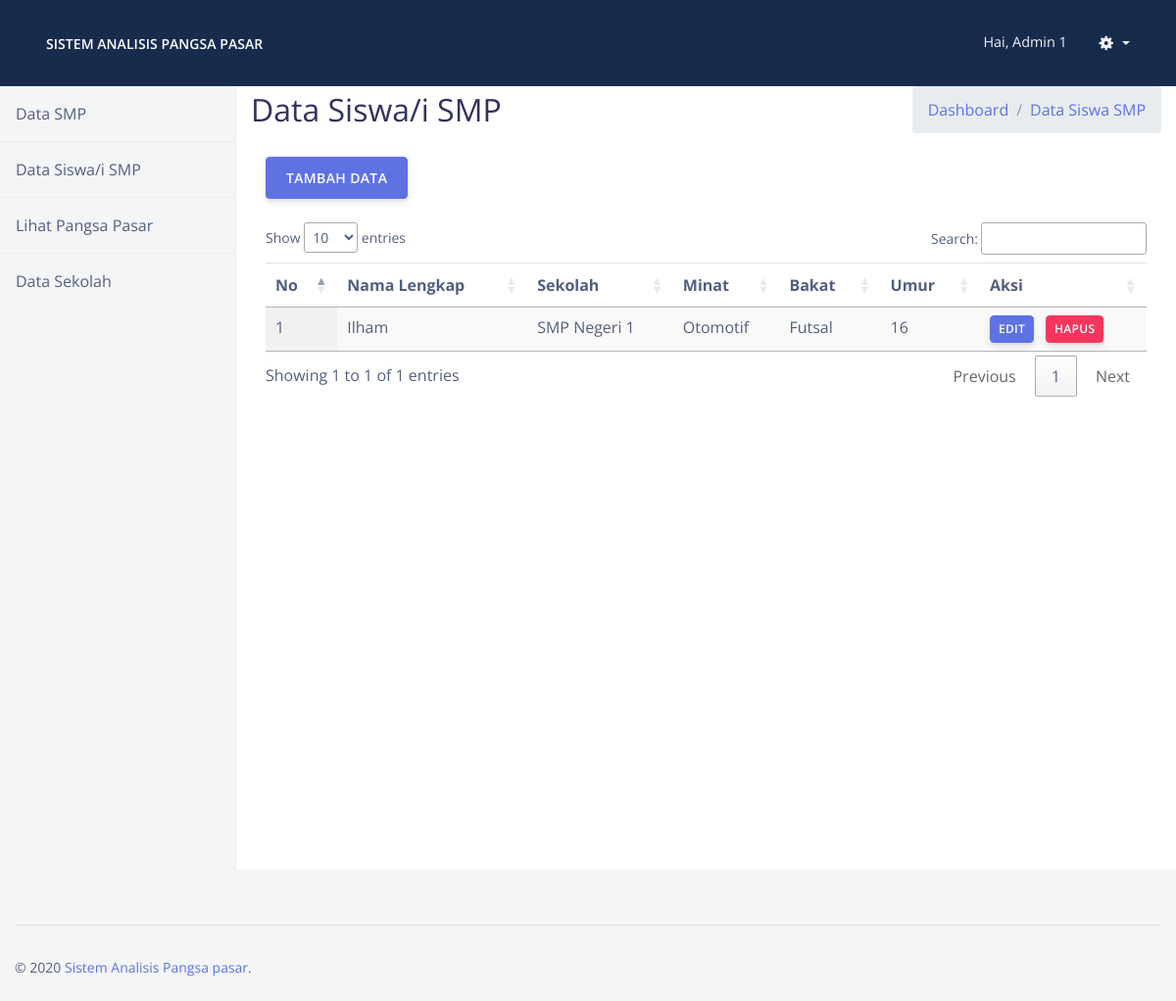
The app's page /datasiswasmp.php (signed in) with its own data.
### tables this page shows
CREATE TABLE `tb_siswa_smp` (
  `id` int(11) NOT NULL,
  `minat` varchar(255) NOT NULL,
  `bakat` varchar(255) NOT NULL,
  `id_smp` int(11) NOT NULL,
  `nama` varchar(255) NOT NULL,
  `umur` int(11) NOT NULL
);

CREATE TABLE `tb_smp` (
  `id` int(11) NOT NULL,
  `nama_smp` varchar(255) NOT NULL,
  `lokasi` varchar(255) NOT NULL,
  `email` varchar(255) NOT NULL,
  `no_tlp` varchar(255) NOT NULL
);

### db_connect.php (called while the page is built, shortened)
<?php
class database{
	var $host = "localhost";
	var $username = "root";
	var $password = "";
	var $database = "db_pangsapasar";
	var $koneksi;
	function __construct(){
        $this->koneksi = mysqli_connect($this->host, $this->username, $this->password,$this->database);
    }
	function tampil_data_siswa_smp()
	{
		$data = mysqli_query($this->koneksi,"select * from tb_siswa_smp INNER JOIN tb_smp ON tb_siswa_smp.id_smp = tb_smp.id;");
		while($row = mysqli_fetch_array($data)){
			$hasil[] = $row;
		}
		return $hasil;
	}
}
?>

### datasiswasmp.php (the view)
<?php
include('header.php');
$db = new database();
$data_smp = $db->tampil_data_siswa_smp();
?>
  <div class="d-flex" id="wrapper">
    <?php
    include('menuhubin.php');
    ?>
    <div id="page-content-wrapper">
    <div class="content-header">
      <div class="container-fluid">
        <div class="row mb-2">
          <div class="col-sm-6">
            <h1 class="h2 m-0">Data Siswa/i SMP</h1>
          </div>
          <div class="col-sm-6">
            <ol class="breadcrumb float-sm-right">
              <li class="breadcrumb-item"><a href="#">Dashboard</a></li>
              <li class="breadcrumb-item"><a href="#">Data Siswa SMP</a></li>
            </ol>
          </div>
        </div>
      </div>
    </div>
      <div class="container-fluid">
      <div class="container my-2">
      <a href="#" class="btn btn-primary mb-4">Tambah Data</a>
    <table class="table table-sm table-hover display" id="table_id">
    <thead>
      <tr>
        <th scope="col">No</th>
        <th scope="col">Nama Lengkap</th>
        <th scope="col">Sekolah</th>
        <th scope="col">Minat</th>
        <th scope="col">Bakat</th>
        <th scope="col">Umur</th>
        <th scope="col">Aksi</th>
      </tr>
    </thead>
    <tbody>
    <?php
		$no = 1;
		foreach($data_smp as $row){
			?>
			<tr>
				<td><?php echo $no++; ?></td>
				<td><?php echo $row['nama']; ?></td>
				<td><?php echo $row['nama_smp']; ?></td>
				<td><?php echo $row['minat']; ?></td>
				<td><?php echo $row['bakat']; ?></td>
				<td><?php echo $row['umur']; ?></td>
				<td>
          <a href="#" class="btn btn-primary btn-sm">Edit</a>
          <a href="#" class="btn btn-danger btn-sm">Hapus</a>
				</td>
			</tr>
			<?php
		}
		?>
    </tbody>
  </table>
  </div>
      </div>
    </div>
  </div>
  <?php
include('footer.php');
?>

### assets/css/simple-sidebar.css (style rules this page uses)
#wrapper { overflow-x: hidden; }
#page-content-wrapper { min-width: 100vw; }
@media (min-width: 768px) { #page-content-wrapper { min-width: 0; width: 100%; } }

### records on screen
tb_siswa_smp: nama "Ilham", id_smp.nama_smp "SMP Negeri 1", minat "Otomotif", bakat "Futsal", umur "16"

### other values on screen
$_SESSION['nama'] "Admin 1"
